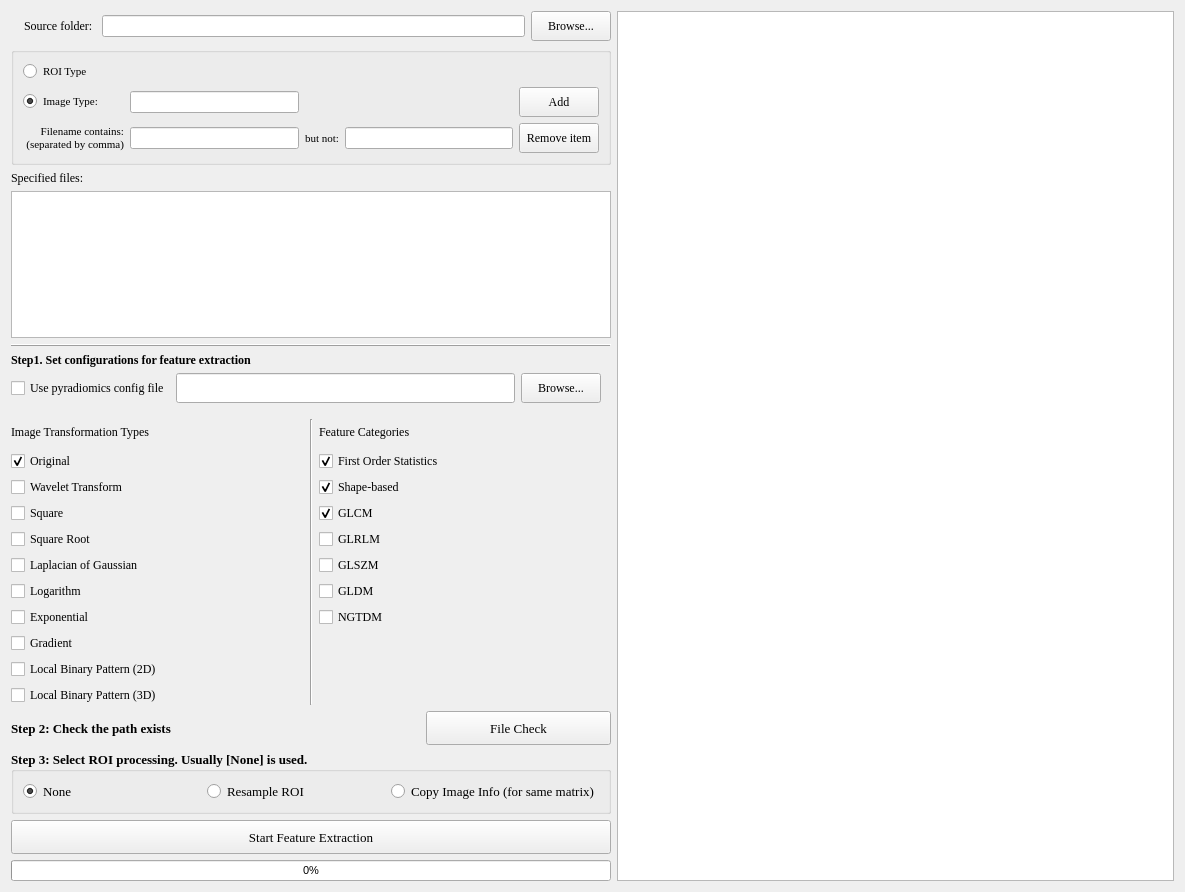
<?xml version="1.0" encoding="UTF-8"?>
<ui version="4.0">
 <class>FeatureExtraction</class>
 <widget class="QWidget" name="FeatureExtraction">
  <property name="geometry">
   <rect>
    <x>0</x>
    <y>0</y>
    <width>1185</width>
    <height>892</height>
   </rect>
  </property>
  <property name="windowTitle">
   <string>Feature Extraction</string>
  </property>
  <layout class="QHBoxLayout" name="horizontalLayout_7">
   <item>
    <layout class="QHBoxLayout" name="horizontalLayout_6">
     <item>
      <layout class="QVBoxLayout" name="verticalLayout">
       <item>
        <layout class="QHBoxLayout" name="horizontalLayout_2">
         <item>
          <widget class="QLabel" name="labelImageFilePatterns">
           <property name="font">
            <font>
             <family>Times New Roman</family>
             <bold>true</bold>
            </font>
           </property>
           <property name="text">
            <string/>
           </property>
          </widget>
         </item>
         <item>
          <widget class="QLabel" name="labelSource">
           <property name="font">
            <font>
             <family>Times New Roman</family>
            </font>
           </property>
           <property name="text">
            <string>Source folder: </string>
           </property>
          </widget>
         </item>
         <item>
          <widget class="QLineEdit" name="lineEditSourceFolder"/>
         </item>
         <item>
          <widget class="QPushButton" name="buttonBrowseSourceFolder">
           <property name="sizePolicy">
            <sizepolicy hsizetype="Minimum" vsizetype="Fixed">
             <horstretch>0</horstretch>
             <verstretch>0</verstretch>
            </sizepolicy>
           </property>
           <property name="minimumSize">
            <size>
             <width>0</width>
             <height>30</height>
            </size>
           </property>
           <property name="font">
            <font>
             <family>Times New Roman</family>
            </font>
           </property>
           <property name="text">
            <string>Browse...</string>
           </property>
          </widget>
         </item>
        </layout>
       </item>
       <item>
        <widget class="QGroupBox" name="groupBox">
         <property name="title">
          <string/>
         </property>
         <layout class="QGridLayout" name="gridLayout_2">
          <item row="0" column="0">
           <layout class="QGridLayout" name="gridLayout">
            <item row="0" column="0">
             <widget class="QRadioButton" name="radioRoiPattern">
              <property name="font">
               <font>
                <family>Times New Roman</family>
                <pointsize>8</pointsize>
               </font>
              </property>
              <property name="text">
               <string>ROI Type</string>
              </property>
             </widget>
            </item>
            <item row="1" column="0">
             <widget class="QRadioButton" name="radioImagePattern">
              <property name="font">
               <font>
                <family>Times New Roman</family>
                <pointsize>8</pointsize>
               </font>
              </property>
              <property name="text">
               <string>Image Type: </string>
              </property>
              <property name="checked">
               <bool>true</bool>
              </property>
             </widget>
            </item>
            <item row="1" column="1">
             <widget class="QLineEdit" name="lineEditStoreName">
              <property name="font">
               <font>
                <family>Times New Roman</family>
               </font>
              </property>
             </widget>
            </item>
            <item row="1" column="4">
             <widget class="QPushButton" name="buttonAddOne">
              <property name="sizePolicy">
               <sizepolicy hsizetype="Minimum" vsizetype="Fixed">
                <horstretch>0</horstretch>
                <verstretch>0</verstretch>
               </sizepolicy>
              </property>
              <property name="minimumSize">
               <size>
                <width>0</width>
                <height>30</height>
               </size>
              </property>
              <property name="font">
               <font>
                <family>Times New Roman</family>
               </font>
              </property>
              <property name="text">
               <string>Add</string>
              </property>
             </widget>
            </item>
            <item row="2" column="0">
             <widget class="QLabel" name="labelImageFilePatterns_2">
              <property name="font">
               <font>
                <family>Times New Roman</family>
                <pointsize>8</pointsize>
               </font>
              </property>
              <property name="text">
               <string>Filename contains:
 (separated by comma)</string>
              </property>
              <property name="alignment">
               <set>Qt::AlignRight|Qt::AlignTrailing|Qt::AlignVCenter</set>
              </property>
             </widget>
            </item>
            <item row="2" column="1">
             <widget class="QLineEdit" name="lineEditkeyInclude">
              <property name="font">
               <font>
                <family>Times New Roman</family>
               </font>
              </property>
             </widget>
            </item>
            <item row="2" column="2">
             <widget class="QLabel" name="labelImageFilePatterns_3">
              <property name="font">
               <font>
                <family>Times New Roman</family>
                <pointsize>8</pointsize>
               </font>
              </property>
              <property name="text">
               <string>but not:</string>
              </property>
              <property name="alignment">
               <set>Qt::AlignRight|Qt::AlignTrailing|Qt::AlignVCenter</set>
              </property>
             </widget>
            </item>
            <item row="2" column="3">
             <widget class="QLineEdit" name="lineEditkeyExclude">
              <property name="font">
               <font>
                <family>Times New Roman</family>
               </font>
              </property>
             </widget>
            </item>
            <item row="2" column="4">
             <widget class="QPushButton" name="buttonRemoveOne">
              <property name="sizePolicy">
               <sizepolicy hsizetype="Minimum" vsizetype="Fixed">
                <horstretch>0</horstretch>
                <verstretch>0</verstretch>
               </sizepolicy>
              </property>
              <property name="minimumSize">
               <size>
                <width>0</width>
                <height>30</height>
               </size>
              </property>
              <property name="font">
               <font>
                <family>Times New Roman</family>
               </font>
              </property>
              <property name="text">
               <string>Remove item</string>
              </property>
             </widget>
            </item>
           </layout>
          </item>
         </layout>
        </widget>
       </item>
       <item>
        <widget class="QLabel" name="label">
         <property name="font">
          <font>
           <family>Times New Roman</family>
          </font>
         </property>
         <property name="text">
          <string>Specified files:</string>
         </property>
         <property name="alignment">
          <set>Qt::AlignLeading|Qt::AlignLeft|Qt::AlignVCenter</set>
         </property>
        </widget>
       </item>
       <item>
        <widget class="QTableWidget" name="tableFilePattern">
         <property name="sizePolicy">
          <sizepolicy hsizetype="Expanding" vsizetype="Expanding">
           <horstretch>0</horstretch>
           <verstretch>0</verstretch>
          </sizepolicy>
         </property>
         <property name="minimumSize">
          <size>
           <width>600</width>
           <height>0</height>
          </size>
         </property>
         <property name="font">
          <font>
           <family>Times New Roman</family>
          </font>
         </property>
        </widget>
       </item>
       <item>
        <widget class="QFrame" name="frame_3">
         <property name="frameShape">
          <enum>QFrame::HLine</enum>
         </property>
         <property name="frameShadow">
          <enum>QFrame::Raised</enum>
         </property>
        </widget>
       </item>
       <item>
        <widget class="QLabel" name="labelSource_2">
         <property name="font">
          <font>
           <family>Times New Roman</family>
           <bold>true</bold>
          </font>
         </property>
         <property name="text">
          <string>Step1. Set configurations for feature extraction</string>
         </property>
        </widget>
       </item>
       <item>
        <layout class="QHBoxLayout" name="horizontalLayout_8">
         <property name="leftMargin">
          <number>0</number>
         </property>
         <property name="rightMargin">
          <number>10</number>
         </property>
         <property name="bottomMargin">
          <number>10</number>
         </property>
         <item>
          <widget class="QCheckBox" name="useExistConfigcheckBox">
           <property name="font">
            <font>
             <family>Times New Roman</family>
            </font>
           </property>
           <property name="text">
            <string>Use pyradiomics config file</string>
           </property>
          </widget>
         </item>
         <item>
          <widget class="QLineEdit" name="configLineEdit">
           <property name="minimumSize">
            <size>
             <width>0</width>
             <height>30</height>
            </size>
           </property>
           <property name="font">
            <font>
             <family>Times New Roman</family>
            </font>
           </property>
          </widget>
         </item>
         <item>
          <widget class="QPushButton" name="configPushButton">
           <property name="minimumSize">
            <size>
             <width>0</width>
             <height>30</height>
            </size>
           </property>
           <property name="font">
            <font>
             <family>Times New Roman</family>
            </font>
           </property>
           <property name="text">
            <string>Browse...</string>
           </property>
          </widget>
         </item>
        </layout>
       </item>
       <item>
        <layout class="QHBoxLayout" name="horizontalLayout_3">
         <item>
          <layout class="QVBoxLayout" name="verticalLayout_4">
           <item>
            <widget class="QLabel" name="label_2">
             <property name="minimumSize">
              <size>
               <width>0</width>
               <height>26</height>
              </size>
             </property>
             <property name="font">
              <font>
               <family>Times New Roman</family>
               <bold>false</bold>
              </font>
             </property>
             <property name="text">
              <string>Image Transformation Types</string>
             </property>
            </widget>
           </item>
           <item>
            <widget class="QCheckBox" name="checkBoxOriginal">
             <property name="font">
              <font>
               <family>Times New Roman</family>
              </font>
             </property>
             <property name="text">
              <string>Original</string>
             </property>
             <property name="checked">
              <bool>true</bool>
             </property>
            </widget>
           </item>
           <item>
            <widget class="QCheckBox" name="checkBoxWavelet">
             <property name="font">
              <font>
               <family>Times New Roman</family>
              </font>
             </property>
             <property name="text">
              <string>Wavelet Transform</string>
             </property>
            </widget>
           </item>
           <item>
            <widget class="QCheckBox" name="checkBoxSquare">
             <property name="font">
              <font>
               <family>Times New Roman</family>
              </font>
             </property>
             <property name="text">
              <string>Square</string>
             </property>
            </widget>
           </item>
           <item>
            <widget class="QCheckBox" name="checkBoxSquareRoot">
             <property name="font">
              <font>
               <family>Times New Roman</family>
              </font>
             </property>
             <property name="text">
              <string>Square Root</string>
             </property>
            </widget>
           </item>
           <item>
            <widget class="QCheckBox" name="checkBoxLoG">
             <property name="font">
              <font>
               <family>Times New Roman</family>
              </font>
             </property>
             <property name="text">
              <string>Laplacian of Gaussian</string>
             </property>
            </widget>
           </item>
           <item>
            <widget class="QCheckBox" name="checkBoxLogarithm">
             <property name="font">
              <font>
               <family>Times New Roman</family>
              </font>
             </property>
             <property name="text">
              <string>Logarithm</string>
             </property>
            </widget>
           </item>
           <item>
            <widget class="QCheckBox" name="checkBoxExponential">
             <property name="font">
              <font>
               <family>Times New Roman</family>
              </font>
             </property>
             <property name="text">
              <string>Exponential</string>
             </property>
            </widget>
           </item>
           <item>
            <widget class="QCheckBox" name="checkBoxGradient">
             <property name="font">
              <font>
               <family>Times New Roman</family>
              </font>
             </property>
             <property name="text">
              <string>Gradient</string>
             </property>
            </widget>
           </item>
           <item>
            <widget class="QCheckBox" name="checkBoxLocalBinaryPattern2D">
             <property name="font">
              <font>
               <family>Times New Roman</family>
              </font>
             </property>
             <property name="text">
              <string>Local Binary Pattern (2D)</string>
             </property>
            </widget>
           </item>
           <item>
            <widget class="QCheckBox" name="checkBoxLocalBinaryPattern3D">
             <property name="font">
              <font>
               <family>Times New Roman</family>
              </font>
             </property>
             <property name="text">
              <string>Local Binary Pattern (3D)</string>
             </property>
            </widget>
           </item>
           <item>
            <spacer name="verticalSpacer_2">
             <property name="orientation">
              <enum>Qt::Vertical</enum>
             </property>
             <property name="sizeHint" stdset="0">
              <size>
               <width>20</width>
               <height>40</height>
              </size>
             </property>
            </spacer>
           </item>
          </layout>
         </item>
         <item>
          <widget class="Line" name="line">
           <property name="orientation">
            <enum>Qt::Vertical</enum>
           </property>
          </widget>
         </item>
         <item>
          <layout class="QVBoxLayout" name="verticalLayout_3">
           <item>
            <widget class="QLabel" name="label_3">
             <property name="minimumSize">
              <size>
               <width>0</width>
               <height>26</height>
              </size>
             </property>
             <property name="font">
              <font>
               <family>Times New Roman</family>
               <bold>false</bold>
              </font>
             </property>
             <property name="text">
              <string>Feature Categories</string>
             </property>
            </widget>
           </item>
           <item>
            <widget class="QCheckBox" name="checkBoxFirstOrderStatistics">
             <property name="font">
              <font>
               <family>Times New Roman</family>
              </font>
             </property>
             <property name="text">
              <string>First Order Statistics</string>
             </property>
             <property name="checked">
              <bool>true</bool>
             </property>
            </widget>
           </item>
           <item>
            <widget class="QCheckBox" name="checkBoxShapeBased2D">
             <property name="font">
              <font>
               <family>Times New Roman</family>
              </font>
             </property>
             <property name="text">
              <string>Shape-based</string>
             </property>
             <property name="checked">
              <bool>true</bool>
             </property>
            </widget>
           </item>
           <item>
            <widget class="QCheckBox" name="checkBoxGLCM">
             <property name="font">
              <font>
               <family>Times New Roman</family>
              </font>
             </property>
             <property name="toolTip">
              <string>Gray Level Cooccurence Matrix</string>
             </property>
             <property name="text">
              <string>GLCM</string>
             </property>
             <property name="checked">
              <bool>true</bool>
             </property>
            </widget>
           </item>
           <item>
            <widget class="QCheckBox" name="checkBoxGLRLM">
             <property name="font">
              <font>
               <family>Times New Roman</family>
              </font>
             </property>
             <property name="toolTip">
              <string>Gray Level Run Length Matrix</string>
             </property>
             <property name="text">
              <string>GLRLM</string>
             </property>
            </widget>
           </item>
           <item>
            <widget class="QCheckBox" name="checkBoxGLSZM">
             <property name="font">
              <font>
               <family>Times New Roman</family>
              </font>
             </property>
             <property name="toolTip">
              <string>Gray Level Size Zone Matrix</string>
             </property>
             <property name="text">
              <string>GLSZM</string>
             </property>
            </widget>
           </item>
           <item>
            <widget class="QCheckBox" name="checkBoxGLDM">
             <property name="font">
              <font>
               <family>Times New Roman</family>
              </font>
             </property>
             <property name="toolTip">
              <string>Gray Level Dependence Matrix</string>
             </property>
             <property name="text">
              <string>GLDM</string>
             </property>
            </widget>
           </item>
           <item>
            <widget class="QCheckBox" name="checkBoxNGTDM">
             <property name="font">
              <font>
               <family>Times New Roman</family>
              </font>
             </property>
             <property name="toolTip">
              <string>Neigboring Gray Tone Difference Matrix</string>
             </property>
             <property name="text">
              <string>NGTDM</string>
             </property>
            </widget>
           </item>
           <item>
            <spacer name="verticalSpacer">
             <property name="orientation">
              <enum>Qt::Vertical</enum>
             </property>
             <property name="sizeHint" stdset="0">
              <size>
               <width>20</width>
               <height>40</height>
              </size>
             </property>
            </spacer>
           </item>
          </layout>
         </item>
        </layout>
       </item>
       <item>
        <layout class="QHBoxLayout" name="horizontalLayout_4" stretch="2,0,1">
         <item>
          <widget class="QLabel" name="label_5">
           <property name="font">
            <font>
             <family>Times New Roman</family>
             <pointsize>10</pointsize>
             <bold>true</bold>
            </font>
           </property>
           <property name="text">
            <string>Step 2: Check the path exists</string>
           </property>
          </widget>
         </item>
         <item>
          <spacer name="horizontalSpacer_4">
           <property name="orientation">
            <enum>Qt::Horizontal</enum>
           </property>
           <property name="sizeHint" stdset="0">
            <size>
             <width>40</width>
             <height>20</height>
            </size>
           </property>
          </spacer>
         </item>
         <item>
          <widget class="QPushButton" name="buttonCheckPath">
           <property name="minimumSize">
            <size>
             <width>0</width>
             <height>34</height>
            </size>
           </property>
           <property name="font">
            <font>
             <family>Times New Roman</family>
             <pointsize>10</pointsize>
            </font>
           </property>
           <property name="text">
            <string>File Check</string>
           </property>
          </widget>
         </item>
        </layout>
       </item>
       <item>
        <widget class="QGroupBox" name="groupBox_2">
         <property name="font">
          <font>
           <family>Times New Roman</family>
           <pointsize>10</pointsize>
           <bold>true</bold>
          </font>
         </property>
         <property name="title">
          <string>Step 3: Select ROI processing. Usually [None] is used.</string>
         </property>
         <layout class="QHBoxLayout" name="horizontalLayout_5">
          <item>
           <layout class="QHBoxLayout" name="horizontalLayout">
            <item>
             <widget class="QRadioButton" name="radioExtractNone">
              <property name="font">
               <font>
                <family>Times New Roman</family>
                <pointsize>10</pointsize>
                <bold>false</bold>
               </font>
              </property>
              <property name="text">
               <string>None</string>
              </property>
              <property name="checked">
               <bool>true</bool>
              </property>
             </widget>
            </item>
            <item>
             <widget class="QRadioButton" name="radioExtractResample">
              <property name="font">
               <font>
                <family>Times New Roman</family>
                <pointsize>10</pointsize>
                <bold>false</bold>
               </font>
              </property>
              <property name="text">
               <string>Resample ROI</string>
              </property>
             </widget>
            </item>
            <item>
             <widget class="QRadioButton" name="radioExtractCopyInfo">
              <property name="font">
               <font>
                <family>Times New Roman</family>
                <pointsize>10</pointsize>
                <bold>false</bold>
               </font>
              </property>
              <property name="text">
               <string>Copy Image Info (for same matrix)</string>
              </property>
             </widget>
            </item>
           </layout>
          </item>
         </layout>
        </widget>
       </item>
       <item>
        <widget class="QPushButton" name="buttonExtract">
         <property name="minimumSize">
          <size>
           <width>0</width>
           <height>34</height>
          </size>
         </property>
         <property name="font">
          <font>
           <family>Times New Roman</family>
           <pointsize>10</pointsize>
          </font>
         </property>
         <property name="text">
          <string>Start Feature Extraction</string>
         </property>
        </widget>
       </item>
       <item>
        <widget class="QProgressBar" name="progressBar">
         <property name="font">
          <font>
           <pointsize>8</pointsize>
          </font>
         </property>
         <property name="value">
          <number>0</number>
         </property>
        </widget>
       </item>
      </layout>
     </item>
     <item>
      <layout class="QVBoxLayout" name="verticalLayout_6">
       <item>
        <widget class="QPlainTextEdit" name="plainTextOutput">
         <property name="minimumSize">
          <size>
           <width>400</width>
           <height>0</height>
          </size>
         </property>
         <property name="font">
          <font>
           <family>Times New Roman</family>
          </font>
         </property>
        </widget>
       </item>
      </layout>
     </item>
    </layout>
   </item>
  </layout>
 </widget>
 <tabstops>
  <tabstop>lineEditSourceFolder</tabstop>
  <tabstop>buttonBrowseSourceFolder</tabstop>
  <tabstop>checkBoxOriginal</tabstop>
  <tabstop>checkBoxWavelet</tabstop>
  <tabstop>checkBoxSquare</tabstop>
  <tabstop>checkBoxSquareRoot</tabstop>
  <tabstop>checkBoxLoG</tabstop>
  <tabstop>checkBoxLogarithm</tabstop>
  <tabstop>checkBoxExponential</tabstop>
  <tabstop>checkBoxGradient</tabstop>
  <tabstop>checkBoxLocalBinaryPattern2D</tabstop>
  <tabstop>checkBoxLocalBinaryPattern3D</tabstop>
  <tabstop>checkBoxFirstOrderStatistics</tabstop>
  <tabstop>checkBoxShapeBased2D</tabstop>
  <tabstop>checkBoxGLCM</tabstop>
  <tabstop>checkBoxGLRLM</tabstop>
  <tabstop>checkBoxGLSZM</tabstop>
  <tabstop>checkBoxGLDM</tabstop>
  <tabstop>checkBoxNGTDM</tabstop>
  <tabstop>plainTextOutput</tabstop>
 </tabstops>
 <resources/>
 <connections/>
</ui>
